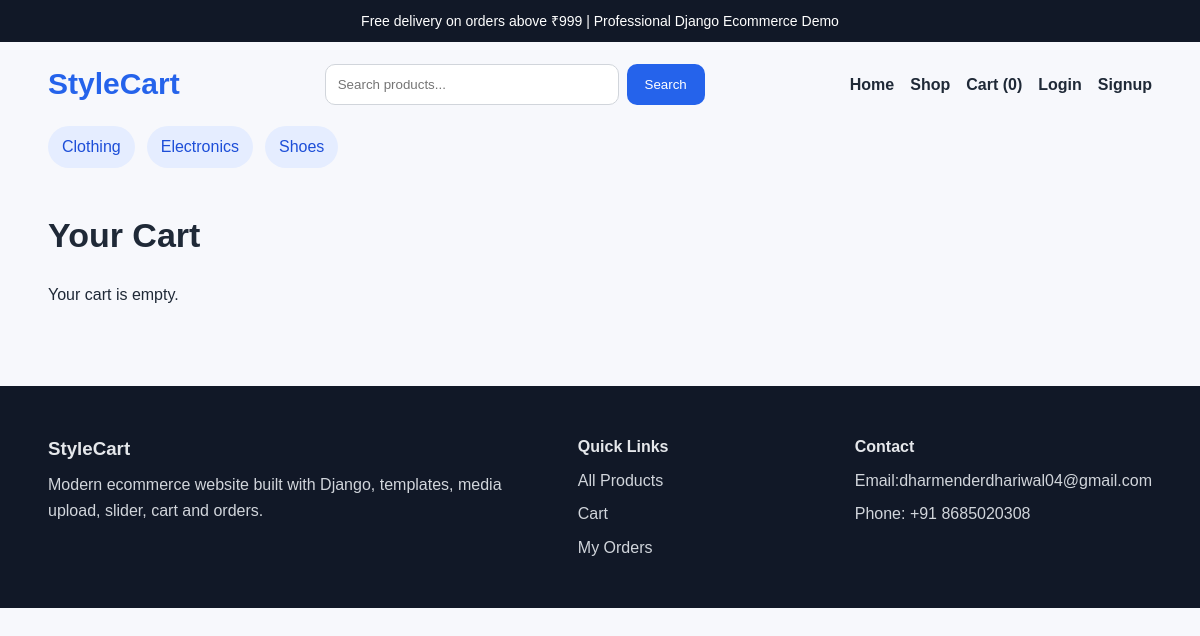
Page /cart/ on the committed database.
### shop/models.py (models this page shows, shortened)
class Category(models.Model):
    name = models.CharField(max_length=120, unique=True)
    slug = models.SlugField(unique=True)
    description = models.TextField(blank=True)
    image = models.ImageField(upload_to='categories/', blank=True, null=True)
    class Meta:
        ordering = ['name']
        verbose_name_plural = 'Categories'
    def get_absolute_url(self):
        return reverse('shop:category_products', args=[self.slug])

### shop/views.py (the view)
# urls.py: path('cart/', views.cart_detail, name='cart'),
def cart_detail(request):
    cart = request.session.get('cart', {})
    items = []
    total = 0
    for product_id, quantity in cart.items():
        product = get_object_or_404(Product, id=product_id)
        item_total = product.price * quantity
        total += item_total
        items.append({'product': product, 'quantity': quantity, 'item_total': item_total})
    return render(request, 'shop/cart.html', {'items': items, 'total': total})

### shop/context_processors.py (called while the page is built)
def cart_item_count(request):
    cart = request.session.get('cart', {})
    return {'cart_item_count': sum(cart.values())}

def categories_menu(request):
    return {'menu_categories': Category.objects.all()[:8]}

### shop/templates/shop/cart.html (shortened to what this page needs)
{% extends 'base.html' %}
{% block content %}
<section class="container section">
    <div class="section-head"><h1>Your Cart</h1></div>
    {% if items %}
        <div class="cart-table">
            {% for item in items %}
                <div class="cart-row">
                    <div>
                        <h3>{{ item.product.name }}</h3>
                        <p>₹{{ item.product.price }} x {{ item.quantity }}</p>
                    </div>
                    <div class="cart-actions">
                        <a href="{% url 'shop:update_cart' item.product.id 'decrease' %}">-</a>
                        <span>{{ item.quantity }}</span>
                        <a href="{% url 'shop:update_cart' item.product.id 'increase' %}">+</a>
                        <a class="remove" href="{% url 'shop:update_cart' item.product.id 'remove' %}">Remove</a>
                    </div>
                    <strong>₹{{ item.item_total }}</strong>
                </div>
            {% endfor %}
        </div>
        <div class="checkout-box">
            <h2>Total: ₹{{ total }}</h2>
            <a class="btn" href="{% url 'shop:checkout' %}">Proceed to Checkout</a>
        </div>
    {% else %}
        <p>Your cart is empty.</p>
    {% endif %}
</section>
{% endblock %}

### templates/includes/navbar.html
<header class="header">
    <div class="topbar">Free delivery on orders above ₹999 | Professional Django Ecommerce Demo</div>
    <nav class="navbar container">
        <a class="brand" href="{% url 'shop:home' %}">StyleCart</a>
        <form class="search-form" action="{% url 'shop:product_list' %}" method="get">
            <input type="text" name="q" placeholder="Search products..." value="{{ request.GET.q }}">
            <button type="submit">Search</button>
        </form>
        <div class="nav-links">
            <a href="{% url 'shop:home' %}">Home</a>
            <a href="{% url 'shop:product_list' %}">Shop</a>
            <a href="{% url 'shop:cart' %}">Cart ({{ cart_item_count }})</a>
            {% if request.user.is_authenticated %}
                <a href="{% url 'shop:my_orders' %}">My Orders</a>
                <a href="{% url 'accounts:logout' %}">Logout</a>
            {% else %}
                <a href="{% url 'accounts:login' %}">Login</a>
                <a href="{% url 'accounts:signup' %}">Signup</a>
            {% endif %}
        </div>
    </nav>
    <div class="category-strip container">
        {% for category in menu_categories %}
            <a href="{{ category.get_absolute_url }}">{{ category.name }}</a>
        {% empty %}
            <span>Add categories from admin panel.</span>
        {% endfor %}
    </div>
</header>

### static/css/style.css (style rules this page uses)
* { box-sizing: border-box; margin: 0; padding: 0; }
body { font-family: Arial, sans-serif; background: #f7f8fc; color: #1f2937; line-height: 1.6; }
a { text-decoration: none; color: inherit; }
.container { width: min(1180px, 92%); margin: 0 auto; }
.topbar { background: #111827; color: #fff; text-align: center; padding: 10px; font-size: 14px; }
.navbar { display: flex; gap: 20px; align-items: center; justify-content: space-between; padding: 18px 0; }
.brand { font-size: 30px; font-weight: 700; color: #2563eb; }
.search-form { display: flex; flex: 1; max-width: 380px; }
.search-form input, .form-group input { width: 100%; padding: 12px; border: 1px solid #d1d5db; border-radius: 10px; }
.search-form button { padding: 12px 18px; border: none; background: #2563eb; color: #fff; border-radius: 10px; margin-left: 8px; }
.nav-links { display: flex; gap: 16px; flex-wrap: wrap; font-weight: 600; }
.category-strip { display: flex; gap: 12px; flex-wrap: wrap; padding-bottom: 16px; }
.category-strip a { background: #e5edff; color: #1d4ed8; padding: 8px 14px; border-radius: 999px; }
.section { padding: 24px 0 48px; }
.section-head { margin-bottom: 20px; }
.section-head h1, .section-head h2 { font-size: 34px; margin-bottom: 8px; }

### rows in the picture
Category: name "Clothing"
Category: name "Electronics"
Category: name "Shoes"

### other values in the picture
{{ cart_item_count }} "0"
